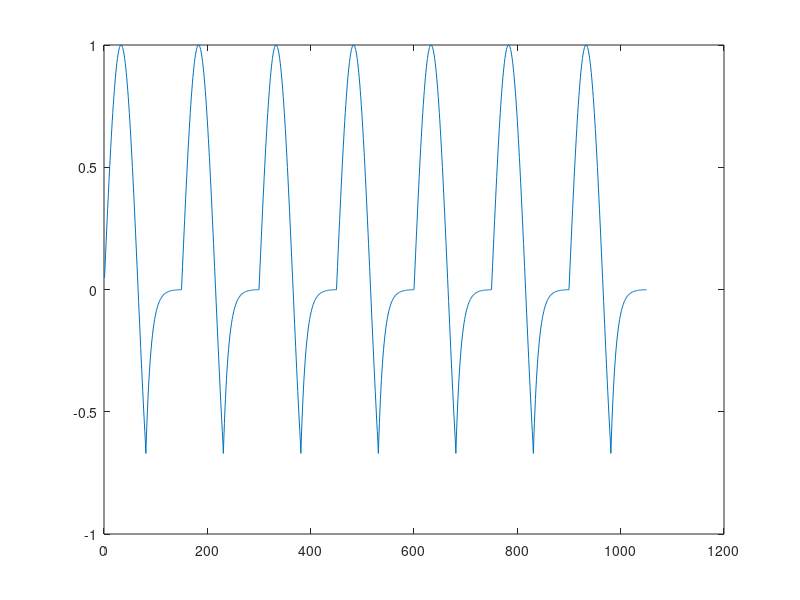

This figure's MATLAB source:
clear all;
close all;

for t=0:6
    for i=1+t*150:150+t*150
        if i<=80+t*150
            s2(i)=sin((i-t*150)/21);
        else
            s2(i)=-exp((-(i-t*150)+77)/10);
        end
    end
end
plot(s2)

;